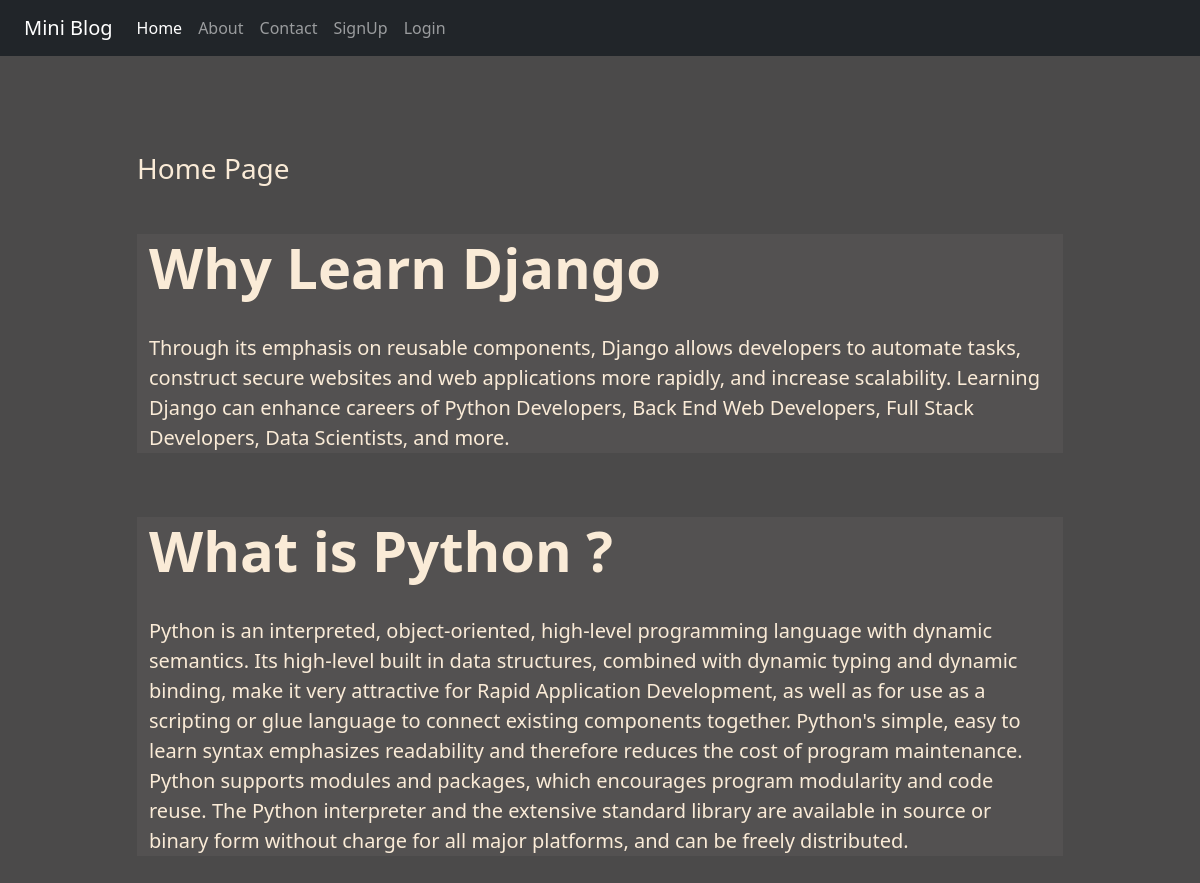
/, run on an earlier commit of the app's database.
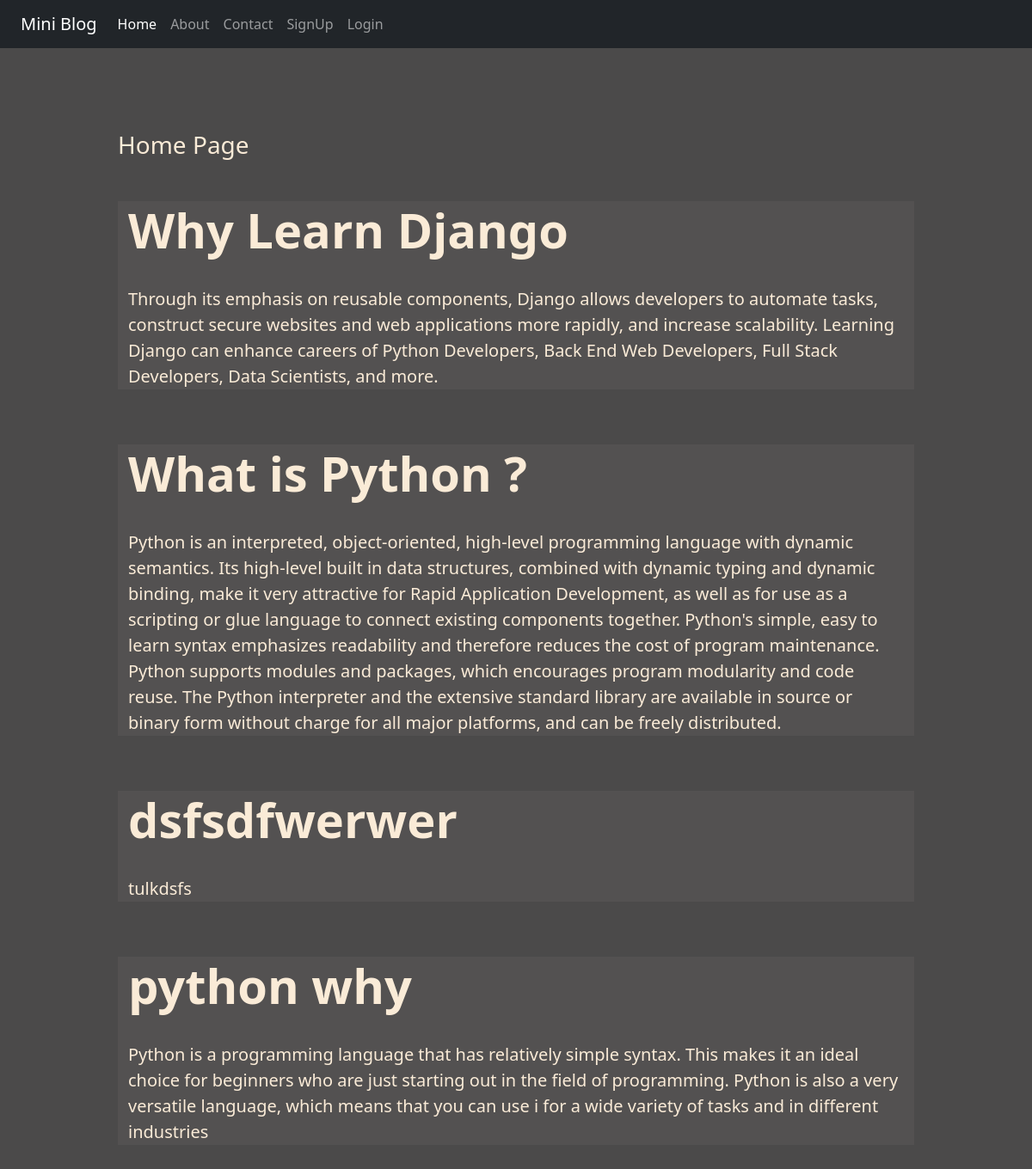
And on a later commit of the database.
### blogapp/models.py (models this page shows)
class Post(models.Model):
    title = models.CharField(max_length=200)
    description = models.TextField()

### blogapp/views.py (the view)
# urls.py: 2. Add a URL to urlpatterns:  path('', views.home, name='home')
def home(request):
    posts = Post.objects.all()
    return render(request, 'blogapp/home.html',{'post':posts})

### blogapp/templates/blogapp/home.html (shortened to what this page needs)
{% extends "blogapp/base.html" %}
{% load static %}
{% block content %}
<div class="col-sm-10 offset-1">
    <h3 class="my-5">Home Page</h3>
    {% for posts in post %}
    <div class="jumbotron jumbotron-fluid jumbo-color">
        <div class="container">
          <h1 class="display-4 blog-title">{{posts.title}}</h1><br>
            <p class="lead">{{posts.description}}</p>
        </div>
    </div> <br><br>
    {% endfor %}
</div>
{% endblock content %}

What changed in the data, as far as the page shows it:
added Post: title "dsfsdfwerwer", description "tulkdsfs"
added Post: title "python why", description "Python is a programming language that has relatively simple syntax. This makes it an ideal choice for beginners who are just starting out in the field of programming. Python is also a very versatile language, which means that you can use i for a wide variety of tasks and in different industries"
